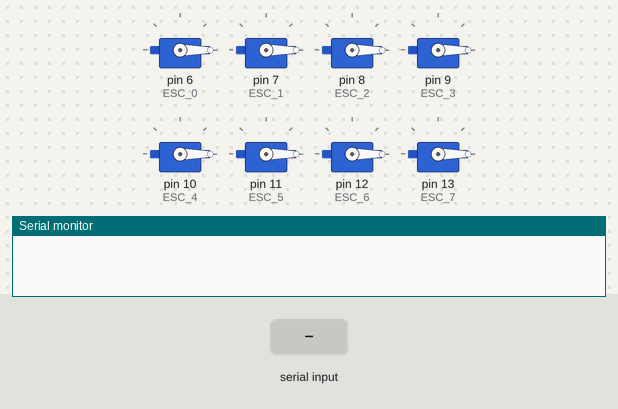
Simulated run of this sketch. Board: Arduino Uno, built with avr-gcc and run on an emulated ATmega328P. On the bench: 8 × servo, the last lines printed to the serial monitor. Inputs (shaded band) come from the test bench.

Above: at 1.2 s.
1.3 s: "90,45\n" received over Serial
At 3.27 s:
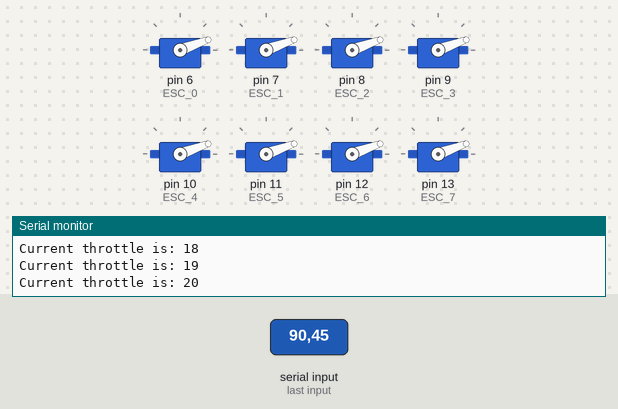
At 15.3 s:
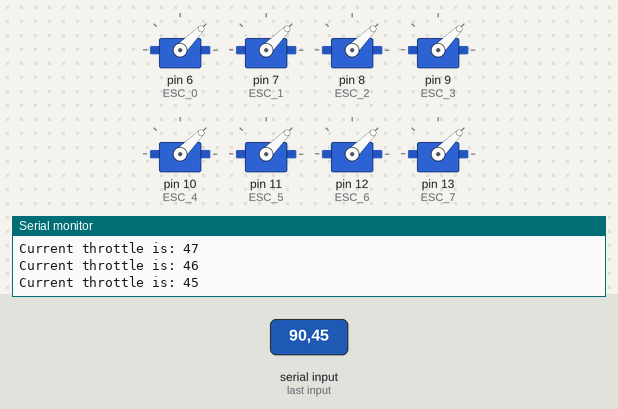
Timing chart, 0 to 16.3 s (numbered marks = the images above; inputs shaded):
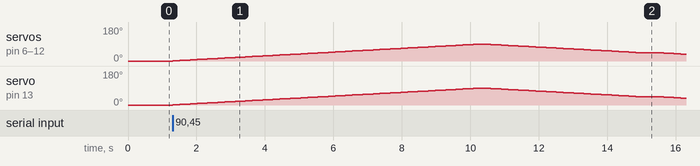

The sketch:

motor_test.ino
```cpp
#include <Servo.h>

#define ESC_0 6
#define ESC_1 7
#define ESC_2 8
#define ESC_3 9
#define ESC_4 10
#define ESC_5 11
#define ESC_6 12
#define ESC_7 13

Servo esc0;
Servo esc1;
Servo esc2;
Servo esc3;
Servo esc4;
Servo esc5;
Servo esc6;
Servo esc7;

int minPulseRate = 1000;
int maxPulseRate = 2000;
int throttleChangeDelay = 100;

void setup() {

  Serial.begin(9600);
  Serial.setTimeout(500);

  // Attach the the servo to the correct pin and set the pulse range
  esc0.attach(ESC_0, minPulseRate, maxPulseRate);
  esc1.attach(ESC_1, minPulseRate, maxPulseRate);
  esc2.attach(ESC_2, minPulseRate, maxPulseRate);
  esc3.attach(ESC_3, minPulseRate, maxPulseRate);
  esc4.attach(ESC_4, minPulseRate, maxPulseRate);
  esc5.attach(ESC_5, minPulseRate, maxPulseRate);
  esc6.attach(ESC_6, minPulseRate, maxPulseRate);
  esc7.attach(ESC_7, minPulseRate, maxPulseRate);

  // Write a minimum value (most ESCs require this correct startup)
  esc0.write(0);
  esc1.write(0);
  esc2.write(0);
  esc3.write(0);
  esc4.write(0);
  esc5.write(0);
  esc6.write(0);
  esc7.write(0);

}

void loop() {

  // Wait for some input
  if (Serial.available() > 0) {

    // Read the new throttle value
    int throttle = normalizeThrottle( Serial.parseInt() );

    // Print it out
    Serial.print("Setting throttle to: ");
    Serial.println(throttle);

    // Change throttle to the new value
    changeThrottle(throttle);

  }

}

void changeThrottle(int throttle) {

  // Read the current throttle value
  int currentThrottle = readThrottle();

  // Are we going up or down?
  int step = 1;
  if( throttle < currentThrottle )
    step = -1;

  // Slowly move to the new throttle value
  while( currentThrottle != throttle ) {
    esc0.write(currentThrottle + step);
    esc1.write(currentThrottle + step);
    esc2.write(currentThrottle + step);
    esc3.write(currentThrottle + step);
    esc4.write(currentThrottle + step);
    esc5.write(currentThrottle + step);
    esc6.write(currentThrottle + step);
    esc7.write(currentThrottle + step);
    currentThrottle = readThrottle();
    delay(throttleChangeDelay);
  }

}

int readThrottle() {
  int throttle = esc0.read();

  Serial.print("Current throttle is: ");
  Serial.println(throttle);

  return throttle;
}

// Ensure the throttle value is between 0 - 180
int normalizeThrottle(int value) {
  if( value < 0 )
    return 0;
  if( value > 180 )
    return 180;
  return value;
}
```

Measured:
- after the input at 1.3 s, servo on pin 6 (ESC_0), servo on pin 7 (ESC_1), servo on pin 8 (ESC_2), servo on pin 9 (ESC_3), servo on pin 10 (ESC_4), servo on pin 11 (ESC_5), servo on pin 12 (ESC_6), servo on pin 13 (ESC_7): rises from 0° to 90° in 9.0 s, then falls to 36° in 6.0 s
